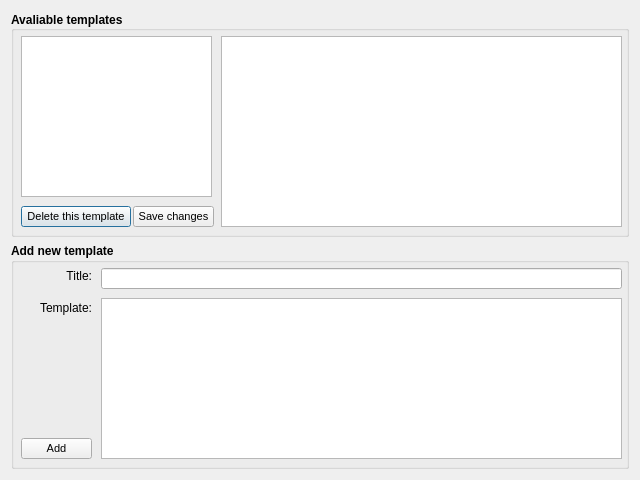
<?xml version="1.0" encoding="UTF-8"?>
<ui version="4.0">
 <class>TemplatesManager</class>
 <widget class="QDialog" name="TemplatesManager">
  <property name="geometry">
   <rect>
    <x>0</x>
    <y>0</y>
    <width>640</width>
    <height>480</height>
   </rect>
  </property>
  <property name="minimumSize">
   <size>
    <width>640</width>
    <height>480</height>
   </size>
  </property>
  <property name="maximumSize">
   <size>
    <width>640</width>
    <height>480</height>
   </size>
  </property>
  <property name="windowTitle">
   <string>Dialog</string>
  </property>
  <layout class="QVBoxLayout" name="verticalLayout">
   <item>
    <widget class="QGroupBox" name="groupBox">
     <property name="font">
      <font>
       <pointsize>9</pointsize>
       <weight>75</weight>
       <italic>false</italic>
       <bold>true</bold>
      </font>
     </property>
     <property name="focusPolicy">
      <enum>Qt::NoFocus</enum>
     </property>
     <property name="title">
      <string>Avaliable templates</string>
     </property>
     <property name="alignment">
      <set>Qt::AlignLeading|Qt::AlignLeft|Qt::AlignVCenter</set>
     </property>
     <widget class="QPlainTextEdit" name="plainTextEdit">
      <property name="geometry">
       <rect>
        <x>210</x>
        <y>25</y>
        <width>401</width>
        <height>191</height>
       </rect>
      </property>
      <property name="font">
       <font>
        <family>Consolas</family>
        <pointsize>10</pointsize>
        <weight>50</weight>
        <italic>false</italic>
        <bold>false</bold>
       </font>
      </property>
      <property name="tabStopWidth">
       <number>15</number>
      </property>
     </widget>
     <widget class="QListWidget" name="listWidget">
      <property name="geometry">
       <rect>
        <x>10</x>
        <y>25</y>
        <width>191</width>
        <height>161</height>
       </rect>
      </property>
      <property name="font">
       <font>
        <pointsize>9</pointsize>
        <weight>50</weight>
        <italic>false</italic>
        <bold>false</bold>
       </font>
      </property>
      <property name="editTriggers">
       <set>QAbstractItemView::DoubleClicked|QAbstractItemView::EditKeyPressed</set>
      </property>
     </widget>
     <widget class="QPushButton" name="pushButton">
      <property name="geometry">
       <rect>
        <x>10</x>
        <y>195</y>
        <width>110</width>
        <height>21</height>
       </rect>
      </property>
      <property name="font">
       <font>
        <pointsize>8</pointsize>
        <weight>50</weight>
        <italic>false</italic>
        <bold>false</bold>
       </font>
      </property>
      <property name="text">
       <string>Delete this template</string>
      </property>
     </widget>
     <widget class="QPushButton" name="pushButton_2">
      <property name="geometry">
       <rect>
        <x>122</x>
        <y>195</y>
        <width>81</width>
        <height>21</height>
       </rect>
      </property>
      <property name="font">
       <font>
        <pointsize>8</pointsize>
        <weight>50</weight>
        <italic>false</italic>
        <bold>false</bold>
       </font>
      </property>
      <property name="text">
       <string>Save changes</string>
      </property>
     </widget>
    </widget>
   </item>
   <item>
    <widget class="QGroupBox" name="groupBox_2">
     <property name="font">
      <font>
       <pointsize>9</pointsize>
       <weight>75</weight>
       <italic>false</italic>
       <bold>true</bold>
      </font>
     </property>
     <property name="title">
      <string>Add new template</string>
     </property>
     <widget class="QLineEdit" name="lineEdit">
      <property name="geometry">
       <rect>
        <x>90</x>
        <y>25</y>
        <width>521</width>
        <height>21</height>
       </rect>
      </property>
      <property name="font">
       <font>
        <pointsize>8</pointsize>
        <weight>50</weight>
        <italic>false</italic>
        <bold>false</bold>
       </font>
      </property>
     </widget>
     <widget class="QPlainTextEdit" name="plainTextEdit_2">
      <property name="geometry">
       <rect>
        <x>90</x>
        <y>55</y>
        <width>521</width>
        <height>161</height>
       </rect>
      </property>
      <property name="font">
       <font>
        <family>Consolas</family>
        <pointsize>10</pointsize>
        <weight>50</weight>
        <italic>false</italic>
        <bold>false</bold>
       </font>
      </property>
      <property name="tabStopWidth">
       <number>15</number>
      </property>
     </widget>
     <widget class="QLabel" name="label">
      <property name="geometry">
       <rect>
        <x>20</x>
        <y>25</y>
        <width>61</width>
        <height>16</height>
       </rect>
      </property>
      <property name="font">
       <font>
        <pointsize>9</pointsize>
        <weight>50</weight>
        <italic>false</italic>
        <bold>false</bold>
       </font>
      </property>
      <property name="text">
       <string>Title:</string>
      </property>
      <property name="alignment">
       <set>Qt::AlignRight|Qt::AlignTrailing|Qt::AlignVCenter</set>
      </property>
     </widget>
     <widget class="QLabel" name="label_2">
      <property name="geometry">
       <rect>
        <x>20</x>
        <y>55</y>
        <width>61</width>
        <height>20</height>
       </rect>
      </property>
      <property name="font">
       <font>
        <pointsize>9</pointsize>
        <weight>50</weight>
        <italic>false</italic>
        <bold>false</bold>
       </font>
      </property>
      <property name="text">
       <string>Template:</string>
      </property>
      <property name="alignment">
       <set>Qt::AlignRight|Qt::AlignTrailing|Qt::AlignVCenter</set>
      </property>
     </widget>
     <widget class="QPushButton" name="pushButton_3">
      <property name="geometry">
       <rect>
        <x>10</x>
        <y>195</y>
        <width>71</width>
        <height>21</height>
       </rect>
      </property>
      <property name="font">
       <font>
        <pointsize>8</pointsize>
        <weight>50</weight>
        <italic>false</italic>
        <bold>false</bold>
       </font>
      </property>
      <property name="text">
       <string>Add</string>
      </property>
     </widget>
    </widget>
   </item>
  </layout>
 </widget>
 <resources/>
 <connections/>
</ui>
